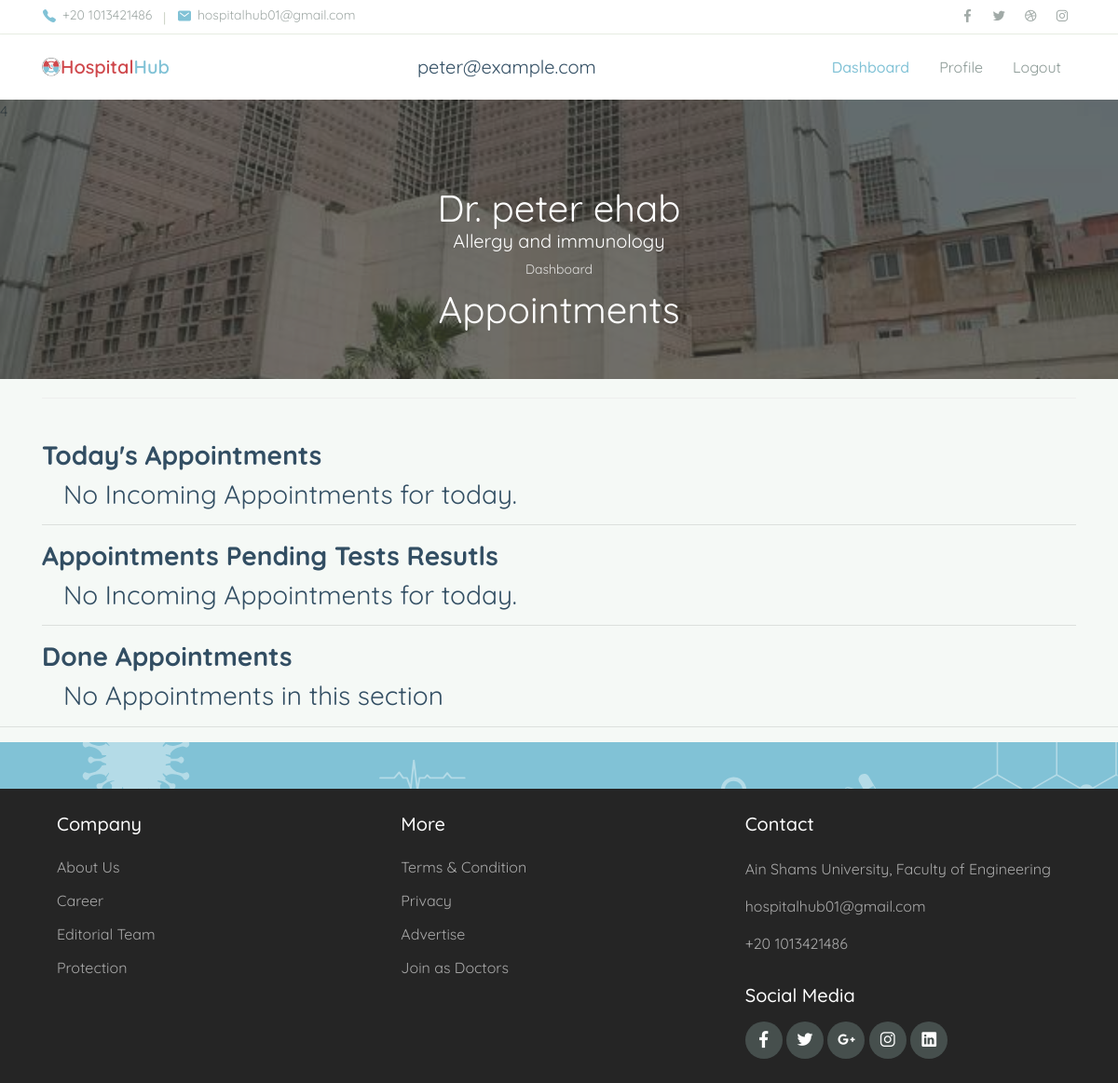
/hospital_hub/Doctor/dashboard (signed in), run on the app's committed database.
### hospital_hub/models.py (models this page shows, shortened)
class User(AbstractBaseUser):
    username = models.CharField(max_length=255, unique=True)
    email = models.EmailField(
        verbose_name='email address', max_length=255, unique=True)
    full_name = models.CharField(max_length=255, blank=True, null=True)
    phone_number = models.IntegerField()
    city = models.ForeignKey(City, on_delete=models.PROTECT, null=True)
    owner = models.BooleanField(default=False)  # can login
    admin = models.BooleanField(default=False)  # staff user non superuser
    doctor = models.BooleanField(default=False)  # superuser
    patient = models.BooleanField(default=False)  # superuser
    staff = models.BooleanField(default=False)  # necessary
    age   =models.IntegerField(null=True,blank=True)
    created_at = models.DateTimeField(auto_now_add=True,null=True,blank=True)
    image = models.ImageField(
        default="media/no_profile_img.png", upload_to="media/")
    USERNAME_FIELD = 'username'  # username
    EMAIL_FIELD = 'email'  # Email
    REQUIRED_FIELDS = ['email', 'full_name', 'phone_number']
    objects = UserManager()
    @property
    def is_doctor(self):
        return self.doctor

class Doctor(models.Model):
    my_account = models.ForeignKey(
        User, on_delete=models.CASCADE, related_name="my_doctor")
    is_employed = models.BooleanField(default=False)
    speciality = models.ForeignKey(
        Speciality, on_delete=models.CASCADE, related_name="doctors")
    hospital = models.ForeignKey(
        Hospital, on_delete=models.SET_NULL, related_name="my_doctors", null=True, blank=True)
    is_notified = models.BooleanField(default=False);

class Speciality(models.Model):
    name = models.CharField(max_length=100, unique=True)
    image = models.ImageField(upload_to="media/", null=True, default=None)
    def __str__(self):
        return self.name

### hospital_hub/views.py (the view)
# urls.py: path('Doctor/dashboard', views.Doctor.DoctorDashboard, name='doctor_dashboard'),
    def DoctorDashboard(request):
        if not request.user.is_authenticated:
            return HttpResponseRedirect(reverse('login'))
        elif not request.user.is_doctor:
            logout(request)
            return HttpResponseRedirect(reverse('login'))
        status_booked = AppointmentStatus.objects.get(status="booked")
        status_pending = AppointmentStatus.objects.get(status="pending")
        status_done = AppointmentStatus.objects.get(status="done")
        print(status_booked)
        print(status_pending)
        doctor = DoctorModel.objects.filter(my_account=request.user).first()
        appointmentpart1 = Appointment.objects.filter(
            doctor=doctor, appt_date=datetime.datetime.today(), status=None).all()
        appointmentpart2 = Appointment.objects.filter(
            doctor=doctor, appt_date=datetime.datetime.today(), status=status_booked).all()
        appointment=appointmentpart1|appointmentpart2
        pending = Appointment.objects.filter(
            doctor=doctor, status=status_pending).all()
        done = Appointment.objects.filter(
            doctor=doctor, status=status_done).all()
        return render(request, "hospital_hub/Doctor/doctor_dashboard.html", {
            "doctor": doctor,
            "appointments": appointment,
            "pending": pending,
            "done":done,
            "is_notified":doctor.is_notified
        })

### hospital_hub/templates/hospital_hub/Doctor/doctor_dashboard.html (shortened to what this page needs)
{%extends 'hospital_hub/Doctor/doctor_layout.html'%}
{%load static%}
{% block body%}
<header>
  <div class="topbar">
    <div class="container">
      <div class="row">
        <div class="col-sm-8 text-sm">
          <div class="site-info">
            <a href="#"><span class="mai-call text-primary"></span> +20 1013421486</a>
            <span class="divider">|</span>
            <a href="#"><span class="mai-mail text-primary"></span> hospitalhub01@gmail.com</a>
          </div>
        </div>
        <div class="col-sm-4 text-right text-sm">
          <div class="social-mini-button">
            <a href="#"><span class="mai-logo-facebook-f"></span></a>
            <a href="#"><span class="mai-logo-twitter"></span></a>
            <a href="#"><span class="mai-logo-dribbble"></span></a>
            <a href="#"><span class="mai-logo-instagram"></span></a>
          </div>
        </div>
      </div>
    </div>
  </div>
  <nav class="navbar navbar-expand-lg navbar-light shadow-sm">
    <div class="container">
      <img src="../assets/img/logo2.png" alt="" style="width:20px;">
      <a style="color:#81C2D6" class="navbar-brand" href="#"><span class="text-primary2">Hospital</span>Hub </a>
      <h5 class="font-weight-normal" style=" margin:0px; margin-left:250px;">{{request.user.email}}</h5>
      <div class="collapse navbar-collapse" id="navbarSupport">
        <ul class="navbar-nav ml-auto">
          <li class="nav-item active">
            <a class="nav-link" href="{%url 'doctor_dashboard'%}">Dashboard</a>
          </li>
          <li class="nav-item">
            <a class="nav-link" href="{%url 'doctor_profile'%}"> Profile </a>
          </li>
          <li class="nav-item">
            <a class="nav-link" href="{%url 'doctor_logout'%}">Logout</a>
          </li>
        </ul>
      </div>
    </div>
  </nav>
</header>
<div class="page-banner overlay-dark bg-image"
  style="background-image: url(../../../static/hospital_hub/assets/img/bg_image_1.jpg);">4
  <div class="banner-section">
    <div class="container text-center wow fadeInUp">
      <h1 class="font-weight-normal" style="margin-bottom:0px;">Dr. {{request.user.full_name}}</h1>
      <h5 class="font-weight-normal">{{doctor.speciality}}</h5>
      <nav aria-label="Breadcrumb">
        <ol class="breadcrumb breadcrumb-dark bg-transparent justify-content-center py-0 mb-2">
          <li class="breadcrumb-item active" aria-current="page">Dashboard</li>
        </ol>
      </nav>
      <h1 class="font-weight-normal">Appointments</h1>
    </div>
  </div>
</div>
<div class="page-section bg-light" style="padding:0px;">
  <div class="container">
    <div class="row justify-content-center">
      <div class="col-lg-12">
        <hr style=" margin-top: 20px;margin-bottom: 20px;border: 0;border-top: 1px solid #eeeeee;" />
        <br />
        <h3 class="font-weight-bold">Today's Appointments</h3>
        {%if appointments%}
        <div class="row">
          {%for appointment in appointments%}
          <div class="col-md-4 col-lg-4 py-3 wow zoomIn">
            <div class="wrapper">
              <div class="profile-card js-profile-card">
                <div class="profile-card__img" style="box-shadow: 0px 0px 0px 7px rgba(207, 72, 76, 0.9) ;">
                  <img src="{{appointment.patient.my_account.image.url}}" alt="profile card">
                </div>
                <div class="profile-card__cnt js-profile-cnt">
                  <div class="profile-card__name">{{appointment.patient.my_account.full_name}}</div>
                  <div class="profile-card__txt">{{appointment.patient.my_account.email}}</div>
                  <div class="profile-card-loc">
                  </div>
                  <div class="profile-card-inf" style="margin-top:5px">
                    <div class="profile-card-inf__item">
                      <div class="profile-card-inf__txt"># appt. no</div>
                      <div class="profile-card-inf__title">{{appointment.patient_no}}</div>
                    </div>
                    <div class="">
                      <button class="profile-card__button button--blue" style="margin: 0px 35px; padding:5px;">
                        <a style="color: white"
                          href="{%url 'doctor_viewRecord' patient_name=appointment.patient.my_account.username%}">
                          My Medical Records
                        </a>
                      </button>
                      <button class="profile-card__button button--orange js-message-btn"
                        style="margin: 30px 35px; padding:5px;">
                        <a style="color: white"
                          href="{%url 'doctor_view_history' patient_name=appointment.patient%}">
                          Medical History
                        </a></button>
                    </div>
                  </div>
                  <div class="profile-card-message js-message">
                    <form class="profile-card-form">
                      <div class="profile-card-form__container">
                        <textarea placeholder="Say something..."></textarea>
                      </div>
                      <div class="profile-card-form__bottom">
                        <input type="submit" class="profile-card__button button--blue js-message-close" value="Send">
                        <button class="profile-card__button button--gray js-message-close">
                          Cancel
                        </button>
                      </div>
                    </form>
                    <div class="profile-card__overlay js-message-close"></div>
                  </div>
                </div>
              </div>
            </div>
          </div>
          {%endfor%}
        </div>
        {%else%}
        <h3 class="font-weight-normal">&nbsp&nbsp No Incoming Appointments for today.</h3>
        {%endif%}
        <hr />
      </div>
      <br />
    </div>
    <h3 class="font-weight-bold">Appointments Pending Tests Resutls</h3>
    {%if pending%}
    <div class="row">
      {%for pend in pending%}
      <div class="col-md-4 col-lg-4 py-3 wow zoomIn">
        <div class="wrapper">
          <div class="profile-card js-profile-card">
            <div class="profile-card__img" style="box-shadow: 0px 0px 0px 7px rgba(255, 204, 0, 0.5) ;">
              <img src="{{pend.patient.my_account.image.url}}" alt="profile card">
            </div>
            <div class="profile-card__cnt js-profile-cnt">
              <div class="profile-card__name">{{pend.patient.my_account.full_name}}</div>
              <div class="profile-card__txt">{{pend.patient.my_account.email}}</div>
              <div class="profile-card-loc">
              </div>
                <div class="profile-card-inf" style="visibility:hidden ;margin-top:5px">
                    <div class="profile-card-inf__item">
                      <div class="profile-card-inf__txt"># in queue</div>
                      <div class="profile-card-inf__title">0</div>
                    </div></div>
              <div class="profile-card-inf" style="margin-top:5px">
                <div class="">
                  <button class="profile-card__button button--blue" style="margin: 0px 35px; padding:5px;">
                    <a style="color: white"
                      href="{%url 'doctor_viewRecord' patient_name=pend.patient.my_account.username%}">
                      My Medical Records
                    </a></button>
                    <button class="profile-card__button button--orange js-message-btn"
                        style="margin: 30px 35px; padding:5px;">
                        <a style="color: white"
                          href="{%url 'doctor_view_history' patient_name=pend.patient.my_account.username%}">
                          Medical History
                        </a></button>
                </div>
              </div>
              <div class="profile-card-message js-message">
                <form class="profile-card-form">
                  <div class="profile-card-form__container">
                    <textarea placeholder="Say something..."></textarea>
                  </div>
                  <div class="profile-card-form__bottom">
                    <input type="submit" class="profile-card__button button--blue js-message-close" value="Send">
                    <button class="profile-card__button button--gray js-message-close">
                      Cancel
                    </button>
                  </div>
                </form>
                <div class="profile-card__overlay js-message-close"></div>
              </div>
            </div>
          </div>
        </div>
      </div>
      {%endfor%}
    </div>
    {%else%}
    <h3 class="font-weight-normal">&nbsp&nbsp No Incoming Appointments for today.</h3>
    {%endif%}
    <hr />
    <h3 class="font-weight-bold">Done Appointments</h3>
    {%if done %}
    <div class="row">
      {%for appointment in done%}
      <div class="col-md-4 col-lg-4 py-3 wow zoomIn">
        <div class="wrapper">
          <div class="profile-card js-profile-card">
            <div class="profile-card__img" style="box-shadow: 0px 0px 0px 7px rgba(57, 193, 108, 0.7) ;">
              <img src="{{appointment.patient.my_account.image.url}}" alt="profile card">
            </div>
            <div class="profile-card__cnt js-profile-cnt">
              <div class="profile-card__name">{{appointment.patient.my_account.full_name}}</div>
              <div class="profile-card__txt">{{appointment.patient.my_account.email}}</div>
              <div class="profile-card-loc">
              </div>
                <div class="profile-card-inf" style="visibility:hidden ;margin-top:5px">
                    <div class="profile-card-inf__item">
                      <div class="profile-card-inf__txt"># in queue</div>
                      <div class="profile-card-inf__title">0</div>
                    </div></div>
              <div class="profile-card-inf" style="margin-top:5px">
                <div class="">
                  <button class="profile-card__button button--blue" style="margin: 0px 35px; padding:5px;">
                    <a style="color: white"
                      href="{%url 'doctor_viewRecord' patient_name=appointment.patient.my_account.username%}">
                      My Medical Records
                    </a></button>
                  <button class="profile-card__button button--orange js-message-btn"
                        style="margin: 30px 35px; padding:5px;">
                        <a style="color: white"
                          href="{%url 'doctor_view_history' patient_name=appointment.patient.my_account.username%}">
                          Medical History
                        </a></button>
                </div>
              </div>
              <div class="profile-card-message js-message">
                <form class="profile-card-form">
                  <div class="profile-card-form__container">
                    <textarea placeholder="Say something..."></textarea>
                  </div>
                  <div class="profile-card-form__bottom">
                    <input type="submit" class="profile-card__button button--blue js-message-close" value="Send">
                    <button class="profile-card__button button--gray js-message-close">
                      Cancel
                    </button>
                  </div>
                </form>
                <div class="profile-card__overlay js-message-close"></div>
              </div>
            </div>
          </div>
        </div>
      </div>
      {%endfor%}
      {%else%}
      <div>
        <h3 class="font-weight-normal">&nbsp&nbsp No Appointments in this section</h3>
      </div>
    </div>
    {%endif%}
    <hr />
  </div>
{%endblock%}

### data on the page
User: user.email "peter@example.com", user.full_name "peter ehab"
Doctor: speciality "Allergy and immunology"
